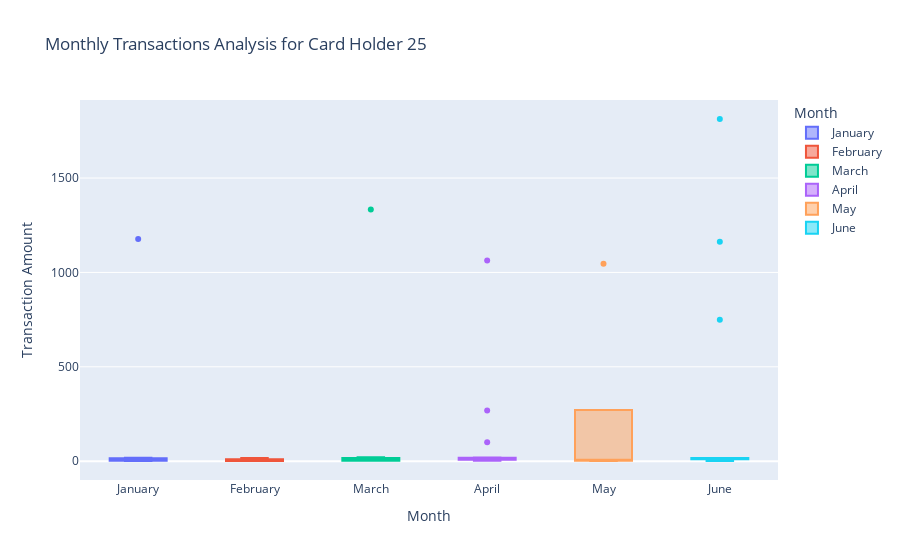

The code cell stored with this chart in its notebook:
### Code cell
# Creating the six box plots using plotly express
px.box(
    customers_25, 
    x = 'Month', 
    y = 'Amount',
    labels={'Amount': 'Transaction Amount' },
    height=450,
    title="Monthly Transactions Analysis for Card Holder 25",
    color="Month"
)

### Figure 1 — Plotly figure (JSON) as saved in the notebook; plotly's stock layout.template omitted (floating-point values rounded to 4 significant figures)
{"data": [{"alignmentgroup": "True", "hovertemplate": "Month=%{x}<br>Transaction Amount=%{y}<extra></extra>", "legendgroup": "January", "marker": {"color": "#636efa"}, "name": "January", "notched": false, "offsetgroup": "January", "orientation": "v", "showlegend": true, "type": "box", "x": ["January", "January", "January", "January", "January", "January", "January", "January", "January", "January"], "x0": " ", "xaxis": "x", "y": [1.46, 10.74, 2.93, 1.39, 17.84, 1.65, 15.86, 2.22, 1177, 2.75], "y0": " ", "yaxis": "y"}, {"alignmentgroup": "True", "hovertemplate": "Month=%{x}<br>Transaction Amount=%{y}<extra></extra>", "legendgroup": "February", "marker": {"color": "#EF553B"}, "name": "February", "notched": false, "offsetgroup": "February", "orientation": "v", "showlegend": true, "type": "box", "x": ["February", "February", "February", "February", "February", "February", "February", "February", "February", "February"], "x0": " ", "xaxis": "x", "y": [10.75, 10.81, 5.97, 3.69, 16.7, 1.26, 2.63, 11.01, 0.91, 1.18], "y0": " ", "yaxis": "y"}, {"alignmentgroup": "True", "hovertemplate": "Month=%{x}<br>Transaction Amount=%{y}<extra></extra>", "legendgroup": "March", "marker": {"color": "#00cc96"}, "name": "March", "notched": false, "offsetgroup": "March", "orientation": "v", "showlegend": true, "type": "box", "x": ["March", "March", "March", "March", "March", "March", "March", "March", "March", "March", "March", "March", "March"], "x0": " ", "xaxis": "x", "y": [12.42, 16.58, 1334, 2.88, 2.04, 13.57, 10.1, 1.65, 3.08, 4.2, 2.56, 18.28, 21.04], "y0": " ", "yaxis": "y"}, {"alignmentgroup": "True", "hovertemplate": "Month=%{x}<br>Transaction Amount=%{y}<extra></extra>", "legendgroup": "April", "marker": {"color": "#ab63fa"}, "name": "April", "notched": false, "offsetgroup": "April", "orientation": "v", "showlegend": true, "type": "box", "x": ["April", "April", "April", "April", "April", "April", "April", "April", "April", "April", "April", "April", "April", "April", "April", "April"], "x0": " ", "xaxis": "x", "y": [100, 2.62, 7.08, 17.15, 1063, 10.15, 10.06, 269, 10.24, 7.39, 6.01, 20.03, 2.79, 10.02, 15.66, 16.5], "y0": " ", "yaxis": "y"}, {"alignmentgroup": "True", "hovertemplate": "Month=%{x}<br>Transaction Amount=%{y}<extra></extra>", "legendgroup": "May", "marker": {"color": "#FFA15A"}, "name": "May", "notched": false, "offsetgroup": "May", "orientation": "v", "showlegend": true, "type": "box", "x": ["May", "May", "May", "May", "May"], "x0": " ", "xaxis": "x", "y": [1.1, 1046, 12.15, 2.27, 5.97], "y0": " ", "yaxis": "y"}, {"alignmentgroup": "True", "hovertemplate": "Month=%{x}<br>Transaction Amount=%{y}<extra></extra>", "legendgroup": "June", "marker": {"color": "#19d3f3"}, "name": "June", "notched": false, "offsetgroup": "June", "orientation": "v", "showlegend": true, "type": "box", "x": ["June", "June", "June", "June", "June", "June", "June", "June", "June", "June", "June", "June", "June", "June"], "x0": " ", "xaxis": "x", "y": [1162, 749, 10.69, 11.88, 1.03, 10.15, 11.01, 16.29, 15.98, 1813, 16.61, 11.53, 5.24, 2.27], "y0": " ", "yaxis": "y"}], "layout": {"autosize": true, "boxmode": "overlay", "legend": {"title": {"text": "Month"}, "tracegroupgap": 0}, "title": {"text": "Monthly Transactions Analysis for Card Holder 25"}, "xaxis": {"anchor": "y", "autorange": true, "categoryarray": ["January", "February", "March", "April", "May", "June"], "categoryorder": "array", "domain": [0, 1], "range": [-0.5, 5.5], "title": {"text": "Month"}, "type": "category"}, "yaxis": {"anchor": "x", "autorange": true, "domain": [0, 1], "range": [-99.76, 1914.0], "title": {"text": "Transaction Amount"}, "type": "linear"}}}
